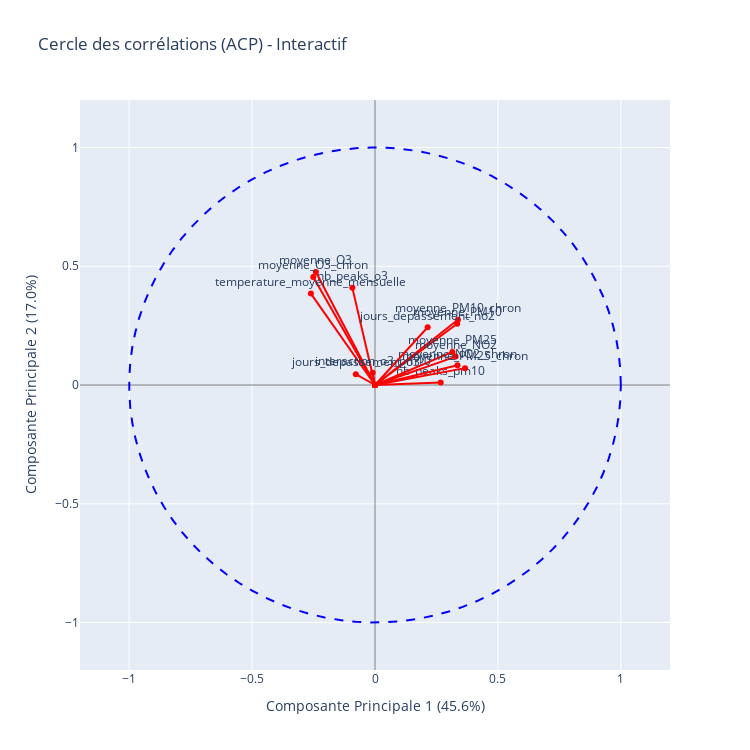

The notebook cell saved with this chart:
### Markdown cell above
# ANALYSE COMPOSANTES PRINCIPALES + KMEANS : CAS 1

### Code cell
variables = ["nb_peaks_o3", "nb_peaks_pm10", "moyenne_PM10", "moyenne_PM10_chron","moyenne_O3", 
             "moyenne_O3_chron","moyenne_NO2", "moyenne_NO2_chron","moyenne_PM25", "moyenne_PM25_chron",
             "temperature_moyenne_mensuelle",'jours_depassement_no2','jours_depassement_o3', 'interaction_o3_pm10']


df_pca, df_clusters, kmeans_model, pca = pca_clustering(df, variables, n_clusters=3)

### Figure 1 — Plotly figure (JSON) as saved in the notebook; plotly's stock layout.template omitted (floating-point values rounded to 4 significant figures)
{"data": [{"line": {"color": "blue", "dash": "dash"}, "mode": "lines", "name": "Cercle Unité", "type": "scatter", "x": [1, 0.998, 0.992, 0.9819, 0.9679, 0.9501, 0.9284, 0.9029, 0.8738, 0.8413, 0.8053, 0.766, 0.7237, 0.6785, 0.6306, 0.5801, 0.5272, 0.4723, 0.4154, 0.3569, 0.2969, 0.2358, 0.1736, 0.1108, 0.04758, -0.01587, -0.07925, -0.1423, -0.2048, -0.2665, -0.3271, -0.3863, -0.4441, -0.5, -0.5539, -0.6056, -0.6549, -0.7015, -0.7453, -0.7861, -0.8237, -0.858, -0.8888, -0.9161, -0.9397, -0.9595, -0.9754, -0.9874, -0.9955, -0.9995, -0.9995, -0.9955, -0.9874, -0.9754, -0.9595, -0.9397, -0.9161, -0.8888, -0.858, -0.8237, -0.7861, -0.7453, -0.7015, -0.6549, -0.6056, -0.5539, -0.5, -0.4441, -0.3863, -0.3271, -0.2665, -0.2048, -0.1423, -0.07925, -0.01587, 0.04758, 0.1108, 0.1736, 0.2358, 0.2969, 0.3569, 0.4154, 0.4723, 0.5272, 0.5801, 0.6306, 0.6785, 0.7237, 0.766, 0.8053, 0.8413, 0.8738, 0.9029, 0.9284, 0.9501, 0.9679, 0.9819, 0.992, 0.998, 1], "y": [0, 0.06342, 0.1266, 0.1893, 0.2511, 0.312, 0.3717, 0.4298, 0.4862, 0.5406, 0.5929, 0.6428, 0.6901, 0.7346, 0.7761, 0.8146, 0.8497, 0.8815, 0.9096, 0.9341, 0.9549, 0.9718, 0.9848, 0.9938, 0.9989, 0.9999, 0.9969, 0.9898, 0.9788, 0.9638, 0.945, 0.9224, 0.896, 0.866, 0.8326, 0.7958, 0.7557, 0.7127, 0.6668, 0.6182, 0.5671, 0.5137, 0.4582, 0.4009, 0.342, 0.2817, 0.2203, 0.158, 0.09506, 0.03173, -0.03173, -0.09506, -0.158, -0.2203, -0.2817, -0.342, -0.4009, -0.4582, -0.5137, -0.5671, -0.6182, -0.6668, -0.7127, -0.7557, -0.7958, -0.8326, -0.866, -0.896, -0.9224, -0.945, -0.9638, -0.9788, -0.9898, -0.9969, -0.9999, -0.9989, -0.9938, -0.9848, -0.9718, -0.9549, -0.9341, -0.9096, -0.8815, -0.8497, -0.8146, -0.7761, -0.7346, -0.6901, -0.6428, -0.5929, -0.5406, -0.4862, -0.4298, -0.3717, -0.312, -0.2511, -0.1893, -0.1266, -0.06342, -2.449e-16]}, {"line": {"color": "red", "width": 2}, "marker": {"color": "red", "size": 6}, "mode": "lines+markers+text", "name": "nb_peaks_o3", "text": [null, "nb_peaks_o3"], "textposition": "top center", "type": "scatter", "x": [0, -0.09203], "y": [0, 0.409]}, {"line": {"color": "red", "width": 2}, "marker": {"color": "red", "size": 6}, "mode": "lines+markers+text", "name": "nb_peaks_pm10", "text": [null, "nb_peaks_pm10"], "textposition": "top center", "type": "scatter", "x": [0, 0.2673], "y": [0, 0.0103]}, {"line": {"color": "red", "width": 2}, "marker": {"color": "red", "size": 6}, "mode": "lines+markers+text", "name": "moyenne_PM10", "text": [null, "moyenne_PM10"], "textposition": "top center", "type": "scatter", "x": [0, 0.3343], "y": [0, 0.2578]}, {"line": {"color": "red", "width": 2}, "marker": {"color": "red", "size": 6}, "mode": "lines+markers+text", "name": "moyenne_PM10_chron", "text": [null, "moyenne_PM10_chron"], "textposition": "top center", "type": "scatter", "x": [0, 0.3373], "y": [0, 0.2751]}, {"line": {"color": "red", "width": 2}, "marker": {"color": "red", "size": 6}, "mode": "lines+markers+text", "name": "moyenne_O3", "text": [null, "moyenne_O3"], "textposition": "top center", "type": "scatter", "x": [0, -0.2405], "y": [0, 0.4759]}, {"line": {"color": "red", "width": 2}, "marker": {"color": "red", "size": 6}, "mode": "lines+markers+text", "name": "moyenne_O3_chron", "text": [null, "moyenne_O3_chron"], "textposition": "top center", "type": "scatter", "x": [0, -0.2513], "y": [0, 0.4545]}, {"line": {"color": "red", "width": 2}, "marker": {"color": "red", "size": 6}, "mode": "lines+markers+text", "name": "moyenne_NO2", "text": [null, "moyenne_NO2"], "textposition": "top center", "type": "scatter", "x": [0, 0.328], "y": [0, 0.1195]}, {"line": {"color": "red", "width": 2}, "marker": {"color": "red", "size": 6}, "mode": "lines+markers+text", "name": "moyenne_NO2_chron", "text": [null, "moyenne_NO2_chron"], "textposition": "top center", "type": "scatter", "x": [0, 0.3357], "y": [0, 0.0829]}, {"line": {"color": "red", "width": 2}, "marker": {"color": "red", "size": 6}, "mode": "lines+markers+text", "name": "moyenne_PM25", "text": [null, "moyenne_PM25"], "textposition": "top center", "type": "scatter", "x": [0, 0.315], "y": [0, 0.1392]}, {"line": {"color": "red", "width": 2}, "marker": {"color": "red", "size": 6}, "mode": "lines+markers+text", "name": "moyenne_PM25_chron", "text": [null, "moyenne_PM25_chron"], "textposition": "top center", "type": "scatter", "x": [0, 0.3661], "y": [0, 0.07099]}, {"line": {"color": "red", "width": 2}, "marker": {"color": "red", "size": 6}, "mode": "lines+markers+text", "name": "temperature_moyenne_mensuelle", "text": [null, "temperature_moyenne_mensuelle"], "textposition": "top center", "type": "scatter", "x": [0, -0.2607], "y": [0, 0.3848]}, {"line": {"color": "red", "width": 2}, "marker": {"color": "red", "size": 6}, "mode": "lines+markers+text", "name": "jours_depassement_no2", "text": [null, "jours_depassement_no2"], "textposition": "top center", "type": "scatter", "x": [0, 0.2143], "y": [0, 0.243]}, {"line": {"color": "red", "width": 2}, "marker": {"color": "red", "size": 6}, "mode": "lines+markers+text", "name": "jours_depassement_o3", "text": [null, "jours_depassement_o3"], "textposition": "top center", "type": "scatter", "x": [0, -0.07807], "y": [0, 0.04574]}, {"line": {"color": "red", "width": 2}, "marker": {"color": "red", "size": 6}, "mode": "lines+markers+text", "name": "interaction_o3_pm10", "text": [null, "interaction_o3_pm10"], "textposition": "top center", "type": "scatter", "x": [0, -0.009601], "y": [0, 0.05188]}], "layout": {"height": 750, "hovermode": "closest", "showlegend": false, "title": {"text": "Cercle des corrélations (ACP) - Interactif"}, "width": 750, "xaxis": {"range": [-1.2, 1.2], "title": {"text": "Composante Principale 1 (45.6%)"}, "zeroline": true, "zerolinecolor": "grey", "zerolinewidth": 1}, "yaxis": {"range": [-1.2, 1.2], "title": {"text": "Composante Principale 2 (17.0%)"}, "zeroline": true, "zerolinecolor": "grey", "zerolinewidth": 1}}}
